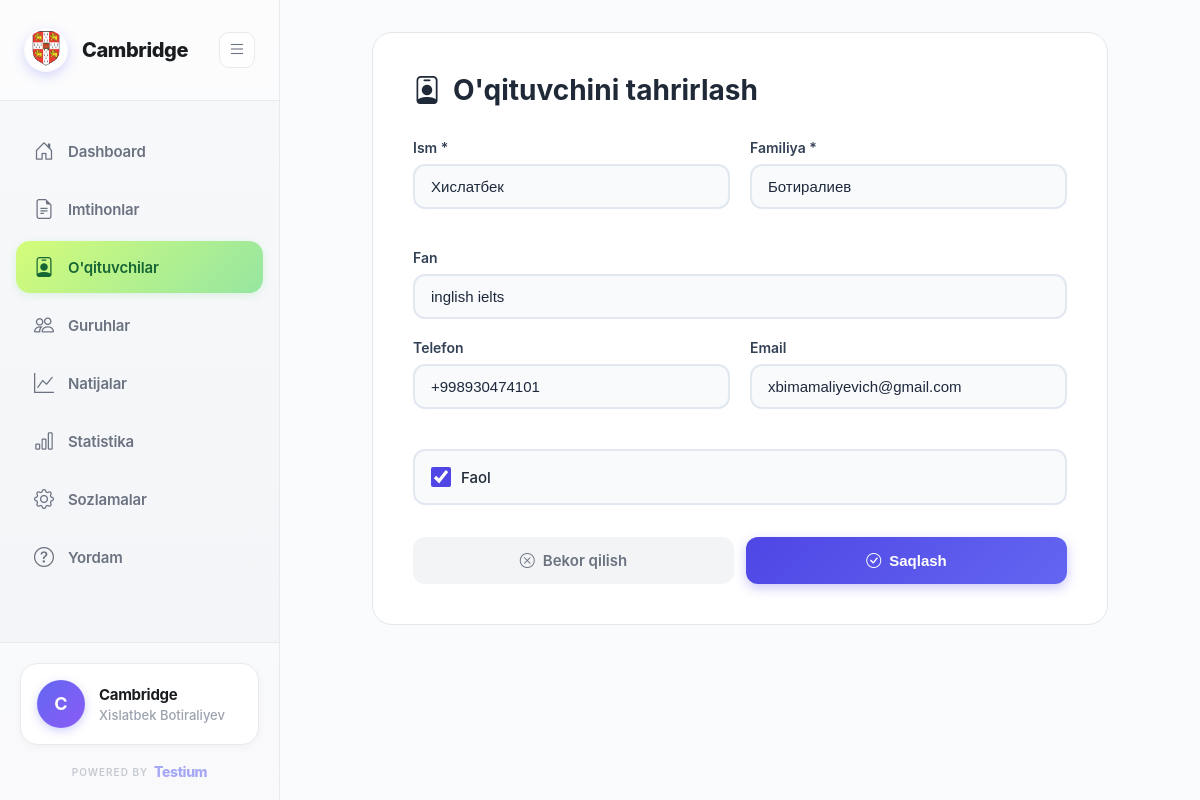
The page /teachers/2/edit/ (signed in) on the database its author committed.
### organizations/models.py (models this page shows, shortened)
class Organization(AbstractUser):
    full_name = models.CharField(max_length=255, default='User')
    organization_name = models.CharField(max_length=255)
    email = models.EmailField(unique=True)
    phone = models.CharField(max_length=20, unique=True)
    created_at = models.DateTimeField(auto_now_add=True)
    updated_at = models.DateTimeField(auto_now=True)
    USERNAME_FIELD = 'email'
    REQUIRED_FIELDS = ['username', 'full_name', 'organization_name']
    class Meta:
        db_table = 'organizations'
        verbose_name = 'Organization'
        verbose_name_plural = 'Organizations'

class OrganizationSettings(models.Model):
    organization = models.OneToOneField(Organization, on_delete=models.CASCADE, related_name='settings')
    logo = models.ImageField(upload_to='logos/', blank=True, null=True, verbose_name="Logo", help_text="Barcha rasm formatlari qabul qilinadi")
    primary_color = models.CharField(max_length=7, default='#4F46E5', verbose_name="Asosiy rang")
    secondary_color = models.CharField(max_length=7, default='#10b981', verbose_name="Ikkinchi rang")
    address = models.TextField(blank=True, verbose_name="Manzil")
    website = models.URLField(blank=True, verbose_name="Veb-sayt")
    telegram = models.CharField(max_length=100, blank=True, verbose_name="Telegram")
    instagram = models.CharField(max_length=100, blank=True, verbose_name="Instagram")
    facebook = models.CharField(max_length=100, blank=True, verbose_name="Facebook")
    allow_student_registration = models.BooleanField(default=True, verbose_name="Talaba ro'yxatdan o'tishiga ruxsat")
    show_leaderboard = models.BooleanField(default=True, verbose_name="Reyting jadvalini ko'rsatish")
    enable_certificates = models.BooleanField(default=True, verbose_name="Sertifikatlarni yoqish")
    email_notifications = models.BooleanField(default=True, verbose_name="Email xabarnomalar")
    telegram_notifications = models.BooleanField(default=False, verbose_name="Telegram xabarnomalar")
    telegram_bot_token = models.CharField(max_length=200, blank=True, verbose_name="Telegram bot token")
    about_text = models.TextField(blank=True, verbose_name="Biz haqimizda")
    mission = models.TextField(blank=True, verbose_name="Missiya")
    vision = models.TextField(blank=True, verbose_name="Viziya")
    created_at = models.DateTimeField(auto_now_add=True)
    updated_at = models.DateTimeField(auto_now=True)
    class Meta:
        db_table = 'organization_settings'
        verbose_name = 'Tashkilot sozlamalari'
        verbose_name_plural = 'Tashkilot sozlamalari'

class Teacher(models.Model):
    organization = models.ForeignKey(Organization, on_delete=models.CASCADE, related_name='teachers')
    first_name = models.CharField(max_length=100, verbose_name="Ism")
    last_name = models.CharField(max_length=100, verbose_name="Familiya")
    phone = models.CharField(max_length=20, blank=True, verbose_name="Telefon")
    email = models.EmailField(blank=True, verbose_name="Email")
    subject = models.CharField(max_length=200, blank=True, verbose_name="Fan")
    is_active = models.BooleanField(default=True, verbose_name="Faol")
    created_at = models.DateTimeField(auto_now_add=True)
    class Meta:
        db_table = 'teachers'
        ordering = ['first_name', 'last_name']
        verbose_name = "O'qituvchi"
        verbose_name_plural = "O'qituvchilar"

### organizations/views_mvt.py (the view, shortened to what this page needs)
@login_required
def teacher_edit_view(request, pk):
    teacher = get_object_or_404(Teacher, pk=pk, organization=request.user)
    context = {
        'teacher': teacher,
        'title': 'O\'qituvchini tahrirlash'
    }
    return render(request, 'organizations/teacher_form.html', context)

### organizations/context_processors.py (called while the page is built)
def organization_settings(request):
    if request.user.is_authenticated and hasattr(request.user, 'settings'):
        return {
            'org_settings': request.user.settings
        }
    return {}

### templates/organizations/teacher_form.html (shortened to what this page needs)
{% extends 'base.html' %}
{% block content %}
<div class="page-container">
    <div class="form-card">
        <h1 class="form-title">
            <i class="bi bi-person-badge"></i>
            {{ title }}
        </h1>
        <form method="post">
            <div class="form-row">
                <div class="form-group">
                    <label class="form-label">Ism *</label>
                    <input type="text" name="first_name" class="form-control"
                           value="{{ teacher.first_name|default:'' }}" required>
                </div>
                <div class="form-group">
                    <label class="form-label">Familiya *</label>
                    <input type="text" name="last_name" class="form-control"
                           value="{{ teacher.last_name|default:'' }}" required>
                </div>
            </div>
            <div class="form-group">
                <label class="form-label">Fan</label>
                <input type="text" name="subject" class="form-control"
                       value="{{ teacher.subject|default:'' }}" placeholder="Masalan: Ingliz tili">
            </div>
            <div class="form-row">
                <div class="form-group">
                    <label class="form-label">Telefon</label>
                    <input type="text" name="phone" class="form-control"
                           value="{{ teacher.phone|default:'' }}" placeholder="+998901234567">
                </div>
                <div class="form-group">
                    <label class="form-label">Email</label>
                    <input type="email" name="email" class="form-control"
                           value="{{ teacher.email|default:'' }}" placeholder="email@example.com">
                </div>
            </div>
            {% if teacher %}
            <div class="form-group">
                <div class="form-check">
                    <input type="checkbox" name="is_active" id="is_active"
                           {% if teacher.is_active %}checked{% endif %}>
                    <label for="is_active">Faol</label>
                </div>
            </div>
            {% endif %}
            <div class="form-actions">
                <a href="{% url 'teacher_list' %}" class="btn btn-secondary">
                    <i class="bi bi-x-circle"></i>
                    Bekor qilish
                </a>
                <button type="submit" class="btn btn-primary">
                    <i class="bi bi-check-circle"></i>
                    Saqlash
                </button>
            </div>
        </form>
    </div>
</div>
{% endblock %}

### templates/base.html (shortened to what this page needs)
<!DOCTYPE html>
<html lang="uz">
<head>
    <link href="https://cdn.jsdelivr.net/npm/bootstrap-icons@1.10.0/font/bootstrap-icons.css" rel="stylesheet">
    {% load static %}
</head>
<body>
    {% if user.is_authenticated %}
    <div class="dashboard-layout">
        <aside class="sidebar" id="sidebar">
            <div class="sidebar-header">
                <a href="{% url 'dashboard' %}" class="logo">
                    {% if user.settings.logo %}
                    <div class="logo-icon" style="background: none; padding: 0;">
                        <img src="{{ user.settings.logo.url }}" alt="{{ user.organization_name }}" style="width: 40px; height: 40px; object-fit: cover; border-radius: 50%;">
                    </div>
                    {% else %}
                    <div class="logo-icon">
                        {{ user.organization_name|first|upper }}
                    </div>
                    {% endif %}
                    <span class="logo-text">{{ user.organization_name }}</span>
                </a>
                <button class="toggle-btn" id="toggleSidebar">
                    <i class="bi bi-list"></i>
                </button>
            </div>
            <nav class="sidebar-menu">
                <a href="{% url 'dashboard' %}" class="menu-item {% if request.resolver_match.url_name == 'dashboard' %}active{% endif %}">
                    <i class="bi bi-house-door"></i>
                    <span>Dashboard</span>
                </a>
                <a href="{% url 'exam_list' %}" class="menu-item {% if 'exam' in request.path and 'result' not in request.path %}active{% endif %}">
                    <i class="bi bi-file-earmark-text"></i>
                    <span>Imtihonlar</span>
                </a>
                <a href="{% url 'teacher_list' %}" class="menu-item {% if 'teacher' in request.path %}active{% endif %}">
                    <i class="bi bi-person-badge"></i>
                    <span>O'qituvchilar</span>
                </a>
                <a href="{% url 'group_list' %}" class="menu-item {% if 'student-group' in request.path %}active{% endif %}">
                    <i class="bi bi-people"></i>
                    <span>Guruhlar</span>
                </a>
                <a href="{% url 'results_list' %}" class="menu-item {% if request.resolver_match.url_name == 'results_list' or request.resolver_match.url_name == 'result_detail' %}active{% endif %}">
                    <i class="bi bi-graph-up"></i>
                    <span>Natijalar</span>
                </a>
                <a href="{% url 'analytics' %}" class="menu-item {% if request.resolver_match.url_name == 'analytics' %}active{% endif %}">
                    <i class="bi bi-bar-chart"></i>
                    <span>Statistika</span>
                </a>
                <a href="{% url 'settings' %}" class="menu-item {% if 'settings' in request.path %}active{% endif %}">
                    <i class="bi bi-gear"></i>
                    <span>Sozlamalar</span>
                </a>
                <a href="{% url 'support' %}" class="menu-item {% if 'support' in request.path %}active{% endif %}">
                    <i class="bi bi-question-circle"></i>
                    <span>Yordam</span>
                </a>
            </nav>
            <div class="sidebar-footer">
                <a href="#" onclick="confirmLogout(event)" class="user-profile">
                    <div class="user-avatar">
                        {{ user.organization_name|first|upper }}
                    </div>
                    <div class="user-info">
                        <div class="user-name">{{ user.organization_name }}</div>
                        <div class="user-role">{{ user.full_name }}</div>
                    </div>
                </a>
                <div class="powered-by">
                    <a href="https://testium.uz" target="_blank" class="powered-link">
                        <span class="powered-label">POWERED BY</span>
                        <span class="powered-brand">Testium</span>
                    </a>
                </div>
            </div>
        </aside>
        <main class="main-content">
            {% block content %}{% endblock %}
        </main>
    </div>
    {% endif %}
</body>
</html>

### templates/organizations/teacher_form.html (style rules this page uses)
.page-container { padding: 32px; max-width: 800px; margin: 0 auto; }
.form-card { background: white; border-radius: 20px; padding: 40px; border: 1px solid #e5e7eb; }
.form-title { font-size: 28px; font-weight: 700; color: #1f2937; margin-bottom: 32px; display: flex; align-items: center; gap: 12px; }
.form-row { display: grid; grid-template-columns: 1fr 1fr; gap: 20px; margin-bottom: 20px; }
.form-group { margin-bottom: 20px; }
.form-label { display: block; font-size: 14px; font-weight: 600; color: #334155; margin-bottom: 8px; }
.form-control { width: 100%; padding: 12px 16px; font-size: 15px; border: 2px solid #e2e8f0; border-radius: 12px; background: #f8fafc; color: #1e293b; transition: all 0.3s ease; outline: none; }
.form-check { display: flex; align-items: center; gap: 10px; padding: 16px; background: #f8fafc; border-radius: 12px; border: 2px solid #e2e8f0; }
.form-check input[type="checkbox"] { width: 20px; height: 20px; cursor: pointer; accent-color: #4F46E5; }
.form-check label { font-size: 15px; color: #1f2937; font-weight: 500; cursor: pointer; }
.form-actions { display: flex; gap: 12px; margin-top: 32px; }
.btn { flex: 1; padding: 14px 24px; border: none; border-radius: 12px; font-size: 15px; font-weight: 600; cursor: pointer; transition: all 0.3s ease; text-decoration: none; display: inline-flex; align-items: center; justify-content: center; gap: 8px; }
.btn-primary { background: linear-gradient(135deg, #4F46E5, #6366F1); color: white; box-shadow: 0 4px 12px rgba(79, 70, 229, 0.3); }
.btn-secondary { background: #f3f4f6; color: #6b7280; }

### rows shown on the page
Organization: settings.logo (picture), organization_name "Cambridge", organization_name|first "C", full_name "Xislatbek Botiraliyev"
Teacher: first_name "Хислатбек", last_name "Ботиралиев", subject "inglish ielts", phone "+998930474101", email "xbimamaliyevich@gmail.com", is_active "☑"

### other values the page prints
{{ title }} "O'qituvchini tahrirlash"
